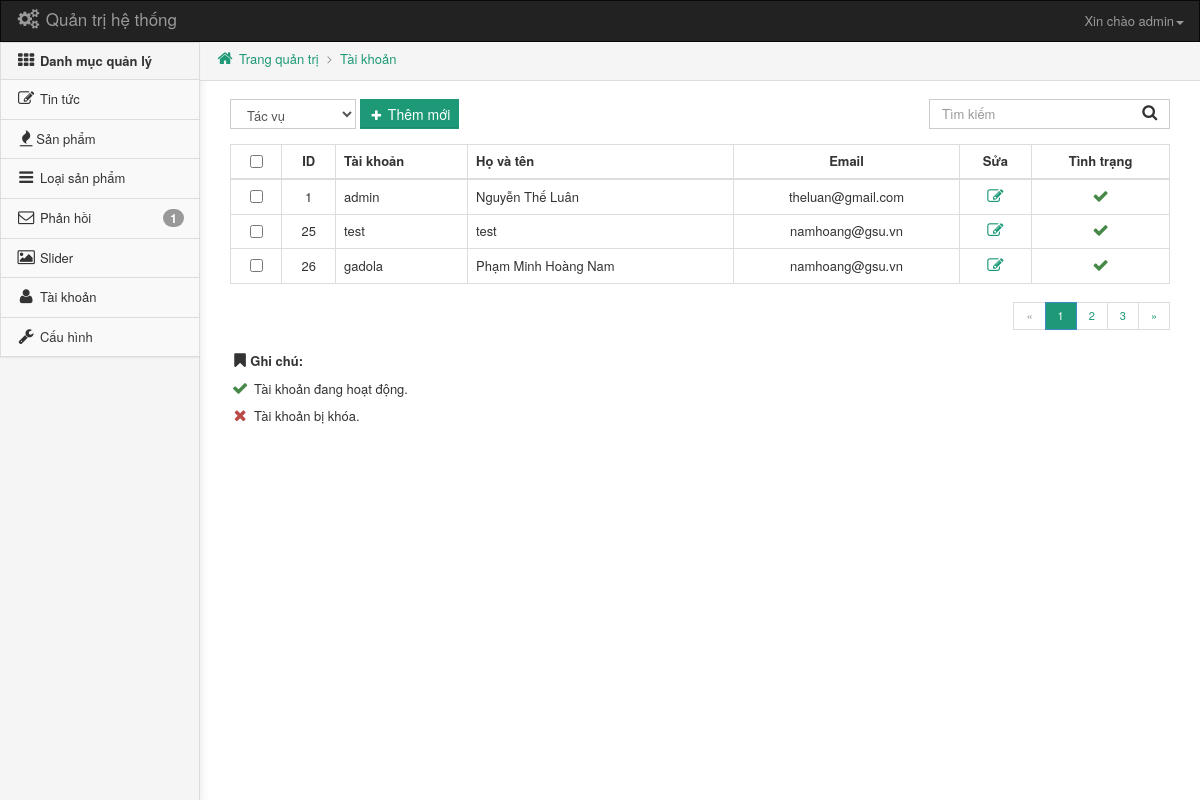
The page /admin/user.php (signed in) on the database its author committed.
### tables this page shows
CREATE TABLE `user` (
  `id` int(255) NOT NULL,
  `username` varchar(50) NOT NULL,
  `password` varchar(40) NOT NULL,
  `fullname` varchar(50) NOT NULL,
  `email` varchar(50) NOT NULL,
  `phone` varchar(15) NOT NULL,
  `address` varchar(128) NOT NULL,
  `created` date DEFAULT current_timestamp(),
  `level` int(4) DEFAULT NULL,
  `idgroup` int(4) NOT NULL
);

### admin/user.php (the view, shortened to what this page needs)
<!DOCTYPE html>
<html lang="vi">
<?php
require_once ("../apps/config.php");
?>
<?php include ("headeradm.php"); ?>
   <body>
      <div class="clearfix">
         <div id="sidebar-bg"></div>
         <div id="sidebar" role="navigation">
            <div class="panel panel-default">
               <div class="panel-heading">
                  <h3 class="panel-title">
                     <i class="fa fa-th"></i><span> Danh mục quản lý</span>
                  </h3>
               </div>
               <ul id="menu" class="list-group">
                  <li class="list-group-item">
                     <a href="post.php">
                     <i class="fa fa-edit"></i> <span>Tin tức</span>
                     </a>
                  </li>
                  <li class="list-group-item">
                     <a href="product.php">
                     <i class="fa fa-fire"></i><span>Sản phẩm</span>
                     </a>
                  </li>
                  <li class="list-group-item">
                     <a href="type_product.php">
                     <i class="fa fa-bars"></i> <span>Loại sản phẩm</span>
                     </a>
                  </li>
                  <li class="list-group-item">
                     <a href="contact.php">
                     <i class="fa fa-envelope-o"></i> <span>Phản hồi<span class="badge pull-right">1</span></span>
                     </a>
                  </li>
                  <li class="list-group-item">
                     <a href="slider.php">
                     <i class="fa fa-picture-o"></i> <span>Slider</span>
                     </a>
                  </li>
                  <li class="list-group-item">
                     <a href="user.php">
                     <i class="fa fa-user"></i> <span>Tài khoản</span>
                     </a>
                  </li>
                  <li class="list-group-item">
                     <a href="setting.php">
                     <i class="fa fa-wrench"></i> <span>Cấu hình</span>
                     </a>
                  </li>
               </ul>
            </div>
         </div>
         <div id="main">
            <ol class="breadcrumb">
         <li><a href="index.php"><i class="fa fa-home"></i> Trang quản trị</a></li>
         <li class="active"><a href="user.php">Tài khoản</a></li>
      </ol>
      <div class="col-xs-12">
         <form id="admin-form" method="post" action="" role="form">
            <div class="col-xs-12">
               <div class="form-group">
                  <div class="btn-group">
                     <select id="task" name="task" class="form-control">
                        <option>Tác vụ</option>
                     </select>
                  </div>
                  <a href="#" class="btn btn-submit"><small><i class="fa fa-plus"></i></small> Thêm mới</a>
                  <div class="btn-group pull-right hidden-xs" id="div-search">
                     <input id="search" name="search" type="text" value="" class="form-control" placeholder="Tìm kiếm">
                     <span class="fa fa-search"></span>
                  </div>
               </div>
               <table class="table table-bordered table-hover">
                  <thead>
                     <tr>
                        <th><input id="check_all" type="checkbox"></th>
                        <th class="hidden-xs">ID</th>
                        <th>Tài khoản</th>
                         <th class="hidden-sm hidden-xs">Họ và tên</th>
                        <th class="hidden-xs">Email</th>
                        <th>Sửa</th>
                        <th>Tình trạng</th>
                     </tr>
                  </thead>
                  <tbody>
                  <?php
                  $user_query = mysqli_query($conn,"SELECT * from user");
                  while ($user_items = mysqli_fetch_array($user_query))
                  {
                  ?>
                     <tr>
                         <?php
                        echo '<td>
                           <input name="id[]" type="checkbox" value="0">
                        </td>
                        <td class="hidden-xs">'.$user_items['id'].'</td>
                        <td>'.$user_items['username'].'</td>
                        <td>'.$user_items['fullname'].'</td>
                        <td class="hidden-xs">'.$user_items['email'].'</td>
                         <td>
                        <a href="new-type_product.php"><i class="fa fa-edit" data-toggle="tooltip" data-placement="top" title="Sửa tài khoản"></i></a>
                        </td>
                        <td>
                           <i class="fa fa-check text-success" data-toggle="tooltip" data-placement="top" title="Đang hoạt động"></i>
                        </td>
                   '; ?> </tr> <?php }?>
                  </tbody>
               </table>
               <div class="text-right">
                  <ul class="pagination" id="step5">
                     <li class="disabled"><span>«</span></li>
                     <li class="active"><span>1</span></li>
                     <li><a href="#">2</a></li>
                     <li><a href="#">3</a></li>
                     <li><a href="#">»</a></li>
                  </ul>
               </div>
               <p><strong><i class="fa fa-bookmark"></i>Ghi chú: </strong></p>
               <p class="note-items"><i class="fa fa-check text-success"></i> Tài khoản đang hoạt động.</p>
               <p class="note-items"><i class="fa fa-times text-danger"></i> Tài khoản bị khóa.</p>
            </div>
         </form>
      </div>
         </div>
      </div>
   </body>
</html>

### admin/css/admin.css (style rules this page uses)
input#search { padding-right: 70px; }
input#search + span { position: absolute; top: 6px; right: 10px; }
#main { margin-left:200px; }
#sidebar-bg { position:fixed;top:0;left:0;bottom:0;z-index:-1;width:200px;border-right:1px solid #ddd;box-shadow:0 5px 10px rgba(0,0,0,0.1);background:#f5f5f5; }
#sidebar { float:left;width:200px; }
#sidebar .panel { border-radius:0; }
#sidebar .panel-title { font-size: 13px;font-weight: bold; }
#sidebar ul { list-style:none;margin:0; }
#sidebar a { display:block;padding:10px 15px;text-decoration:none;color:#333; }
#sidebar li { padding:0;background:#f9f9f9; }
ul#menu a { display: block; padding: 10px 15px; text-decoration: none; color: #333; }
ul#menu li { padding: 0; background: #f9f9f9; }
.breadcrumb { padding:10px 15px;border-radius:0;border-bottom:1px solid #ddd;margin-top: -2px; }
.breadcrumb>li+li:before { content:"\f105";font-family:'FontAwesome';display:inline-block;padding-right:8px;color:#999; }
.table th, .table td { text-align: center; }
.table th:nth-child(3), .table td:nth-child(3), .table th:nth-child(4), .table td:nth-child(4) { text-align: left; width: auto; }
.pagination { margin-top:0;font-size: 11px; }
.pagination li a { color: #1d9977 !important; }
.pagination>li:last-child>a, .pagination>li:last-child>span, .pagination>li:first-child>a, .pagination>li:first-child>span { border-radius: 0; }
.btn { font-weight: 500; border: 1px solid transparent; -webkit-box-shadow: inset 0px -2px 0px 0px rgba(0, 0, 0, 0.09); -moz-box-shadow: inset 0px -2px 0px 0px rgba(0, 0, 0, 0.09); box-shadow: inset 0px -1px 0px 0px rgba(0, 0, 0, 0.09); display: inline-block; margin-bottom: 0; text-align: center; vertical-align: middle; cursor: pointer; background-image: none; white-space: nowrap; padding: 4px 8px; font-size: 14px; line-height: 1.42857143; border-radius: 0; -webkit-user-select: none; -moz-user-select: none; -ms-user-select: none; user-select: none; outline: none; }
.btn-submit { color: #fff; background-color: #1d9977; border-color: #1d9977; }
.form-control { -webkit-border-radius: 0px !important; -moz-border-radius: 0px !important; border-radius: 0px !important; box-shadow: none; }
small { font-size: 70% }
a { color: #1d9977; }
.pagination .active span { background: #1d9977; }

### rows shown on the page
user: id "1", username "admin", fullname "Nguyễn Thế Luân", email "theluan@gmail.com"
user: id "25", username "test", fullname "test", email "namhoang@gsu.vn"
user: id "26", username "gadola", fullname "Phạm Minh Hoàng Nam", email "namhoang@gsu.vn"

### other values the page prints
$_SESSION['username'] "admin"
